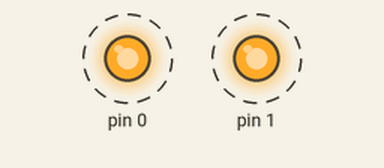
Bench run of a sketch on a simulated Arduino Uno, built with avr-gcc and run on an emulated ATmega328P. On the bench: output pins drawn as LEDs (lit = HIGH). Dashed ring = blinking.

Above: at 0.5 s.
Timing chart, 0 to 4.6 s (numbered marks = the images above):
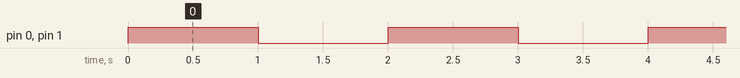

The sketch:

super_wluff_luulia1.ino
```cpp
// C++ code
//
void setup()
{
  pinMode(1, OUTPUT);
  pinMode(0,OUTPUT);
}

void loop()
{
  digitalWrite(1, HIGH);
  digitalWrite(0, HIGH);
  delay(1000); // Wait for 1000 millisecond(s)
  digitalWrite(1, LOW);
  digitalWrite(0, LOW);
  delay(1000); // Wait for 1000 millisecond(s)
}
```

Measured:
- by itself, pin 0, pin 1: alternates HIGH for 1.0 s and LOW for 1.0 s
